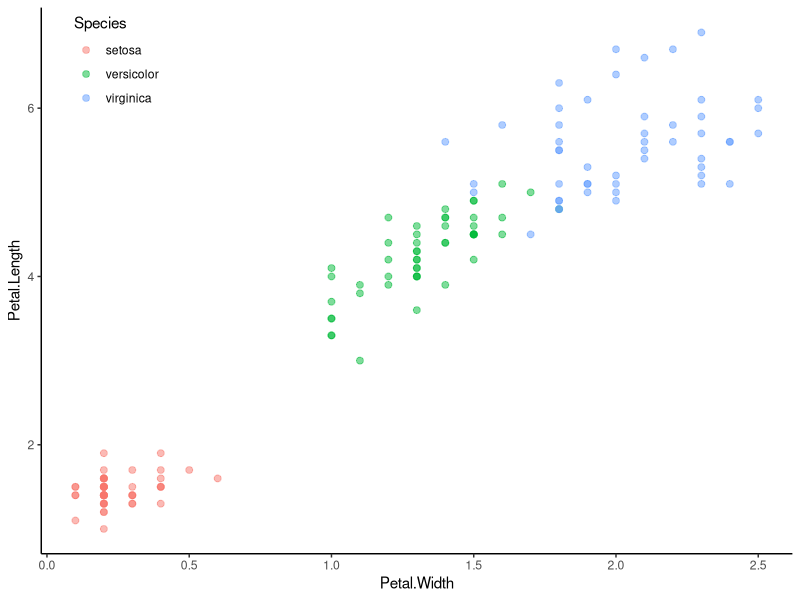

Recreate this plot in R.

library(FNN) # For func knn
library(gmodels) # For func CrossTable 


# Loading iris dataset
iris.rawData <- iris

# Viewing iris dataset structure and attributes
summary(iris.rawData)

# visualization of data (Optional)
library(ggplot2) # For func ggplot, data visualization
(scatter <- ggplot(iris.rawData, aes(x = Petal.Width, y = Petal.Length, color = Species)) +
    geom_point(size = 2, alpha = 0.5) +
    theme_classic() +
    theme(legend.position = c(0.1, 0.9)))

# normalize data
normalize <- function(x) {
  return ( x - mean(x) )/( sd(x) )
}

# Only normalize the first 4 columns (5th column is label)
iris.normalizeData = iris.rawData
for(i in seq(1,4)){
  iris.normalizeData[,i] = normalize(iris.rawData[,i])
}

# Split into train & test set
set.seed(123)
split  <- rsample::initial_split(iris.normalizeData, prop = 0.7, strata = "Species")
iris.train  <- rsample::training(split)
iris.test   <- rsample::testing(split)
iris.trainFeatMat = iris.train[,1:4]
iris.trainLabel <- iris.train[,5]
iris.testFeatMat <- iris.test[,1:4]
iris.testLabel <- iris.test[,5]

# Building our knn classifier
predictTestLabel <- knn(train = iris.trainFeatMat, test = iris.testFeatMat, cl = iris.trainLabel, k = 3)
Table_PredvsTrue <- data.frame(predictTestLabel, iris.testLabel)
names(Table_PredvsTrue) <- c("Predict", "True")

# inspecting our results table
CrossTable(x = iris.testLabel, y = predictTestLabel, prop.chisq = FALSE)
